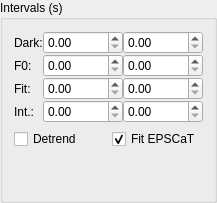
           <widget class="QGroupBox" name="epscatIntervalsGroupBox">
            <property name="maximumSize">
             <size>
              <width>16777215</width>
              <height>16777215</height>
             </size>
            </property>
            <property name="toolTip">
             <string>Make sure values are corrected for imaging delay</string>
            </property>
            <property name="statusTip">
             <string>Make sure values are corrected for imaging delay</string>
            </property>
            <property name="whatsThis">
             <string>Make sure values are corrected for imaging delay</string>
            </property>
            <property name="title">
             <string>Intervals (s)</string>
            </property>
            <layout class="QGridLayout" name="gridLayout_31">
             <item row="0" column="0">
              <layout class="QGridLayout" name="gridLayout_30">
               <property name="spacing">
                <number>0</number>
               </property>
               <item row="0" column="0">
                <widget class="QLabel" name="label_49">
                 <property name="text">
                  <string>Dark:</string>
                 </property>
                </widget>
               </item>
               <item row="0" column="1">
                <widget class="QDoubleSpinBox" name="epscatDarkCurrentBeginDoubleSpinBox">
                 <property name="maximumSize">
                  <size>
                   <width>80</width>
                   <height>16777215</height>
                  </size>
                 </property>
                 <property name="maximum">
                  <double>10000000.000000000000000</double>
                 </property>
                 <property name="singleStep">
                  <double>0.010000000000000</double>
                 </property>
                </widget>
               </item>
               <item row="0" column="2">
                <widget class="QDoubleSpinBox" name="epscatDarkCurrentEndDoubleSpinBox">
                 <property name="maximumSize">
                  <size>
                   <width>80</width>
                   <height>16777215</height>
                  </size>
                 </property>
                 <property name="maximum">
                  <double>10000000.000000000000000</double>
                 </property>
                 <property name="singleStep">
                  <double>0.010000000000000</double>
                 </property>
                </widget>
               </item>
               <item row="1" column="0">
                <widget class="QLabel" name="label_44">
                 <property name="text">
                  <string>F0:</string>
                 </property>
                </widget>
               </item>
               <item row="1" column="1">
                <widget class="QDoubleSpinBox" name="epscatF0BeginDoubleSpinBox">
                 <property name="maximumSize">
                  <size>
                   <width>80</width>
                   <height>16777215</height>
                  </size>
                 </property>
                 <property name="maximum">
                  <double>10000000.000000000000000</double>
                 </property>
                 <property name="singleStep">
                  <double>0.010000000000000</double>
                 </property>
                </widget>
               </item>
               <item row="1" column="2">
                <widget class="QDoubleSpinBox" name="epscatF0EndDoubleSpinBox">
                 <property name="maximumSize">
                  <size>
                   <width>80</width>
                   <height>16777215</height>
                  </size>
                 </property>
                 <property name="maximum">
                  <double>10000000.000000000000000</double>
                 </property>
                 <property name="singleStep">
                  <double>0.010000000000000</double>
                 </property>
                </widget>
               </item>
               <item row="2" column="0">
                <widget class="QLabel" name="label_46">
                 <property name="text">
                  <string>Fit:</string>
                 </property>
                </widget>
               </item>
               <item row="2" column="1">
                <widget class="QDoubleSpinBox" name="epscatFitBeginDoubleSpinBox">
                 <property name="maximumSize">
                  <size>
                   <width>80</width>
                   <height>16777215</height>
                  </size>
                 </property>
                 <property name="maximum">
                  <double>10000000.000000000000000</double>
                 </property>
                 <property name="singleStep">
                  <double>0.010000000000000</double>
                 </property>
                </widget>
               </item>
               <item row="2" column="2">
                <widget class="QDoubleSpinBox" name="epscatFitEndDoubleSpinBox">
                 <property name="maximumSize">
                  <size>
                   <width>80</width>
                   <height>16777215</height>
                  </size>
                 </property>
                 <property name="maximum">
                  <double>10000000.000000000000000</double>
                 </property>
                 <property name="singleStep">
                  <double>0.010000000000000</double>
                 </property>
                </widget>
               </item>
               <item row="3" column="0">
                <widget class="QLabel" name="label_47">
                 <property name="text">
                  <string>Int.:</string>
                 </property>
                </widget>
               </item>
               <item row="3" column="1">
                <widget class="QDoubleSpinBox" name="epscatIntegralBeginDoubleSpinBox">
                 <property name="maximumSize">
                  <size>
                   <width>80</width>
                   <height>16777215</height>
                  </size>
                 </property>
                 <property name="maximum">
                  <double>10000000.000000000000000</double>
                 </property>
                 <property name="singleStep">
                  <double>0.010000000000000</double>
                 </property>
                </widget>
               </item>
               <item row="3" column="2">
                <widget class="QDoubleSpinBox" name="epscatIntegralEndDoubleSpinBox">
                 <property name="maximumSize">
                  <size>
                   <width>80</width>
                   <height>16777215</height>
                  </size>
                 </property>
                 <property name="maximum">
                  <double>10000000.000000000000000</double>
                 </property>
                 <property name="singleStep">
                  <double>0.010000000000000</double>
                 </property>
                </widget>
               </item>
              </layout>
             </item>
             <item row="1" column="0">
              <layout class="QHBoxLayout" name="horizontalLayout_6">
               <item>
                <widget class="QCheckBox" name="detrendEPSCaTsCheckBox">
                 <property name="text">
                  <string>Detrend</string>
                 </property>
                </widget>
               </item>
               <item>
                <widget class="QCheckBox" name="doFitCheckBox">
                 <property name="toolTip">
                  <string>Fit the EPSCaT waveform</string>
                 </property>
                 <property name="statusTip">
                  <string>Fit the EPSCaT waveform</string>
                 </property>
                 <property name="whatsThis">
                  <string>Fit the EPSCaT waveform</string>
                 </property>
                 <property name="text">
                  <string>Fit EPSCaT</string>
                 </property>
                 <property name="checked">
                  <bool>true</bool>
                 </property>
                </widget>
               </item>
              </layout>
             </item>
             <item row="2" column="0">
              <spacer name="verticalSpacer_10">
               <property name="orientation">
                <enum>Qt::Vertical</enum>
               </property>
               <property name="sizeHint" stdset="0">
                <size>
                 <width>20</width>
                 <height>40</height>
                </size>
               </property>
              </spacer>
             </item>
            </layout>
           </widget>
